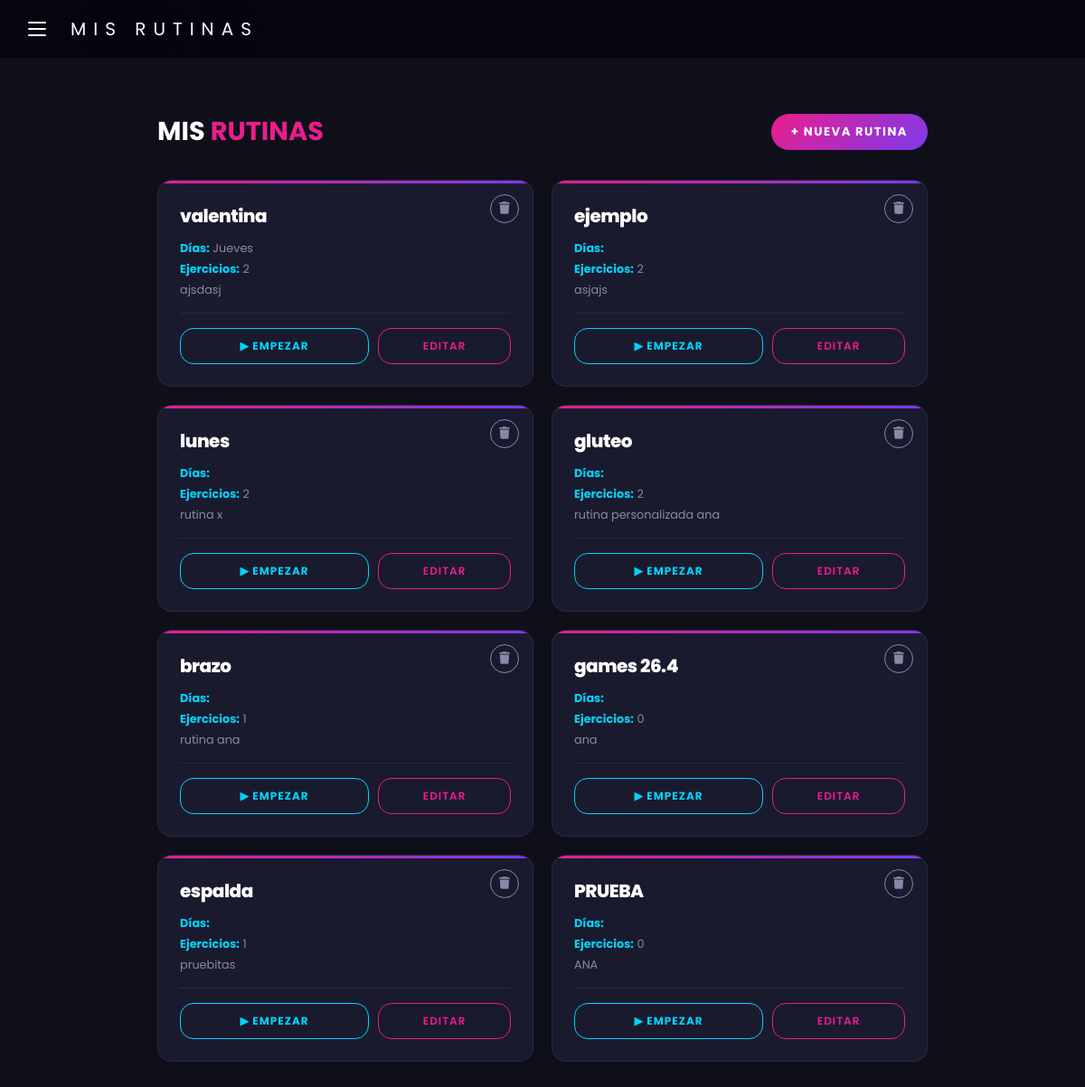
The page /rutinas/ (signed in) on the database as committed earlier.
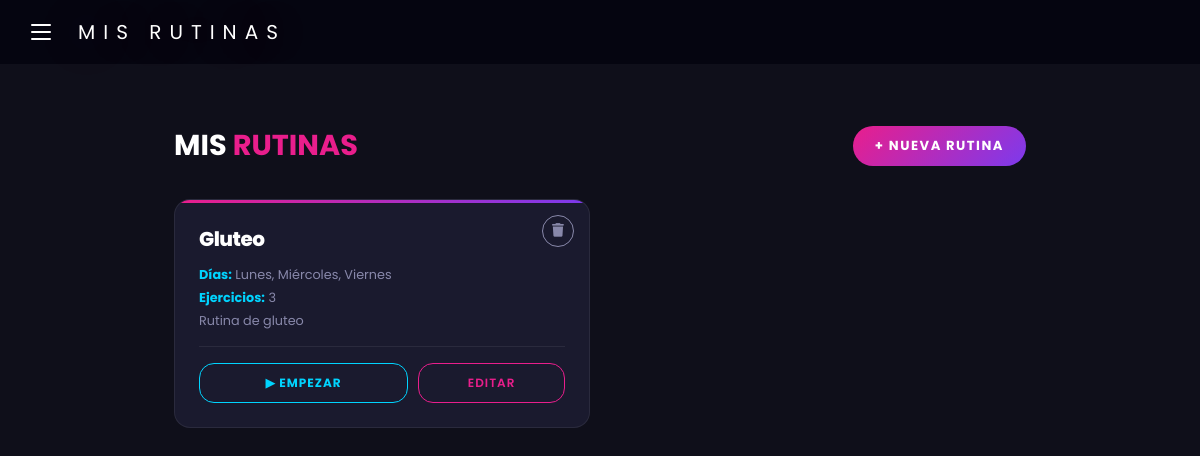
The same page on the database as committed later.
### rutinas/models.py (models this page shows, shortened)
class Rutina(models.Model):
    TIPO_RUTINA = [
        ('predeterminada', 'Predeterminada'),
        ('personal', 'Personal'),
    ]
    TIPO_ENTRENAMIENTO = [
        ('crossfit',     'CrossFit'),
        ('fuerza',       'Fuerza'),
        ('cardio',       'Cardio'),
        ('funcional',    'Funcional'),
        ('hipertrofia',  'Hipertrofia'),
        ('flexibilidad', 'Flexibilidad'),
    ]
    NIVELES = [
        ('principiante', 'Principiante'),
        ('intermedio',   'Intermedio'),
        ('avanzado',     'Avanzado'),
    ]
    DIAS = [
        ('lun', 'Lunes'),
        ('mar', 'Martes'),
        ('mie', 'Miércoles'),
        ('jue', 'Jueves'),
        ('vie', 'Viernes'),
        ('sab', 'Sábado'),
        ('dom', 'Domingo'),
    ]
    id_rutina = models.AutoField(primary_key=True)
    id_usuario = models.ForeignKey(Usuario, on_delete=models.CASCADE, related_name='rutinas')
    nombre_rutina = models.CharField(max_length=100)
    descripcion = models.TextField(max_length=500, blank=True)
    tipo_rutina = models.CharField(max_length=20, choices=TIPO_RUTINA, default='personal')
    tipo_entrenamiento = models.CharField(max_length=20, choices=TIPO_ENTRENAMIENTO, default='funcional')
    duracion = models.IntegerField(default=45)
    nivel = models.CharField(max_length=20, choices=NIVELES, default='principiante')
    dias = models.CharField(max_length=50, blank=True)
    creada_en = models.DateTimeField(auto_now_add=True)
    fecha_creacion = models.DateTimeField(auto_now_add=True)
    def get_dias_lista(self):
        return self.dias.split(',') if self.dias else []
    def get_dias_display(self):
        dias_dict = dict(self.DIAS)
        return ', '.join([dias_dict.get(d, d) for d in self.get_dias_lista()])

### rutinas/views.py (the view)
# urls.py: path('', views.lista_rutinas, name='lista_rutinas'),
@login_required
def lista_rutinas(request):
    rutinas = Rutina.objects.filter(id_usuario=request.user).order_by('-creada_en')
    return render(request, 'rutinas/lista.html', {
        'rutinas': rutinas
    })

### templates/rutinas/lista.html (shortened to what this page needs)
{% load static %}
<!DOCTYPE html>
<html lang="es">
<head>
  <link rel="stylesheet" href="https://cdnjs.cloudflare.com/ajax/libs/font-awesome/6.5.0/css/all.min.css">
  <link rel="stylesheet" href="{% static 'css/rutinas.css' %}">
</head>
<body>
  <header class="topbar">
    <label for="sidebar-toggle" class="menu-btn" aria-label="Menú">
      <span></span><span></span><span></span>
    </label>
    <span class="topbar-title">MIS RUTINAS</span>
  </header>
  <main class="main">
    <div class="page-header">
      <h2 class="page-titulo">MIS <span>RUTINAS</span></h2>
      <a href="{% url 'crear_rutina' %}" class="btn-nueva">+ Nueva rutina</a>
    </div>
    {% if rutinas %}
      <div class="rutinas-grid">
        {% for rutina in rutinas %}
        <div class="rutina-card">
        <form method="POST" action="{% url 'eliminar_rutina' rutina.pk %}">
          <button type="submit" class="btn-eliminar-icon" onclick="return confirm('¿Eliminar esta rutina?')">
            <i class="fa-solid fa-trash"></i>
          </button>
        </form>
          <p class="rutina-card-nombre">{{ rutina.nombre_rutina }}</p>
          <div class="rutina-meta">
            <span><strong>Días:</strong> {{ rutina.get_dias_display }}</span>
            <span><strong>Ejercicios:</strong> {{ rutina.ejercicios.count }}</span>
            {% if rutina.descripcion %}
              <span>{{ rutina.descripcion }}</span>
            {% endif %}
          </div>
          <div class="rutina-acciones">
            <a href="{% url 'detalle_rutina' rutina.pk %}" class="btn-empezar">▶ Empezar</a>
            <a href="{% url 'editar_rutina' rutina.pk %}" class="btn-editar">Editar</a>
          </div>
        </div>
        {% endfor %}
      </div>
    {% else %}
      <div class="vacio">
        <p>Aún no tienes rutinas creadas.</p>
        <a href="{% url 'crear_rutina' %}" class="btn-nueva">Crea tu primera rutina</a>
      </div>
    {% endif %}
  </main>
</body>
</html>

Rows that differ between the two databases and show on the page:
removed Rutina: nombre_rutina "valentina", dias "Jueves", ejercicios.count "2", descripcion "ajsdasj"
removed Rutina: nombre_rutina "ejemplo", ejercicios.count "2", descripcion "asjajs"
removed Rutina: nombre_rutina "lunes", ejercicios.count "2", descripcion "rutina x"
removed Rutina: nombre_rutina "gluteo", ejercicios.count "2", descripcion "rutina personalizada ana"
removed Rutina: nombre_rutina "brazo", ejercicios.count "1", descripcion "rutina ana"
removed Rutina: nombre_rutina "games 26.4", ejercicios.count "0", descripcion "ana"
removed Rutina: nombre_rutina "espalda", ejercicios.count "1", descripcion "pruebitas"
removed Rutina: nombre_rutina "PRUEBA", ejercicios.count "0", descripcion "ANA"
added Rutina: nombre_rutina "Gluteo", dias "Lunes, Miércoles, Viernes", ejercicios.count "3", descripcion "Rutina de gluteo"
